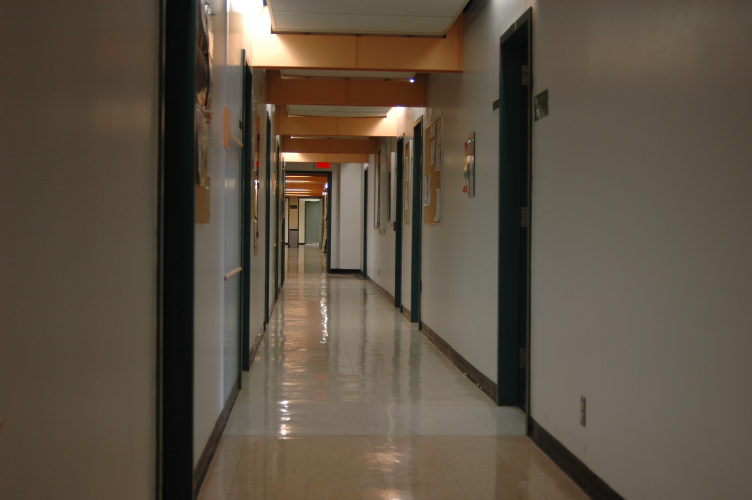
#> input picture hallway_images/hallway1.jpg, 1504 x 1000 px (shown at 1/2 size)
$ jupyter execute --allow-errors homo.ipynb
#> lines starting #> are read from the running program, lines starting #| are printed output that depends on the picture
# Homography
Murphy Tian

I acknowledge that this project work together with Blair Yang

[cell 1]
import cv2
import numpy as np
import matplotlib.pyplot as plt
from mpldatacursor import datacursor

[cell 2]
# read the image
img_1 = cv2.imread('./hallway_images/hallway1.jpg')
#> img_1 is the input picture: shape (1000, 1504, 3); mean B, G, R 66.7, 81.1, 92.2
img_2 = cv2.imread('./hallway_images/hallway2.jpg')
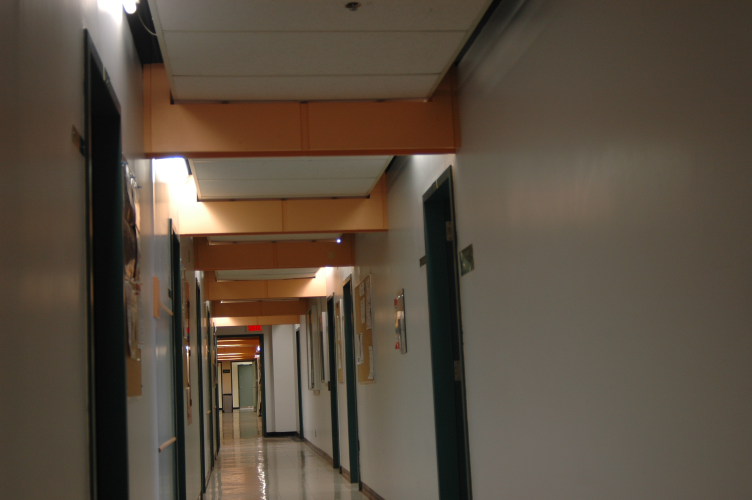
#> input picture hallway_images/hallway2.jpg, 1504 x 1000 px (shown at 1/2 size)
#> img_2 is the input picture: shape (1000, 1504, 3); mean B, G, R 63.3, 77.3, 89.6
img_3 = cv2.imread('./hallway_images/hallway3.jpg')
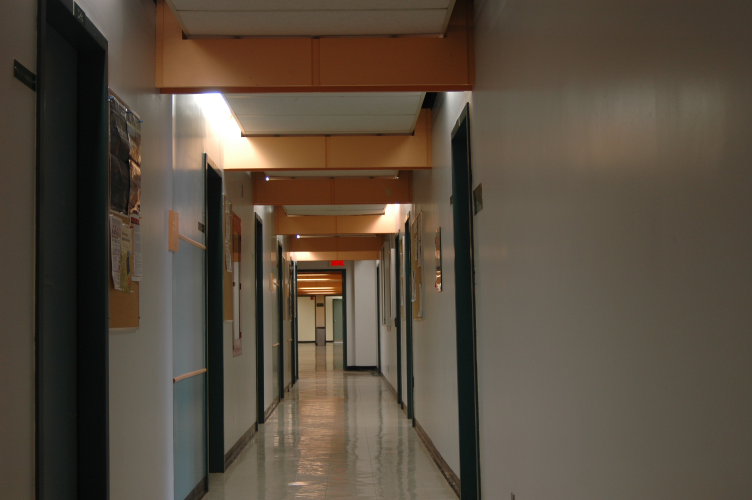
#> input picture hallway_images/hallway3.jpg, 1504 x 1000 px (shown at 1/2 size)
#> img_3 is the input picture: shape (1000, 1504, 3); mean B, G, R 62.5, 76.2, 87.9

# convert images into gray scale
# gray = 0.2989 * R + 0.5870 * G + 0.1140 * B
gray_1 = cv2.cvtColor(img_1, cv2.COLOR_BGR2GRAY)
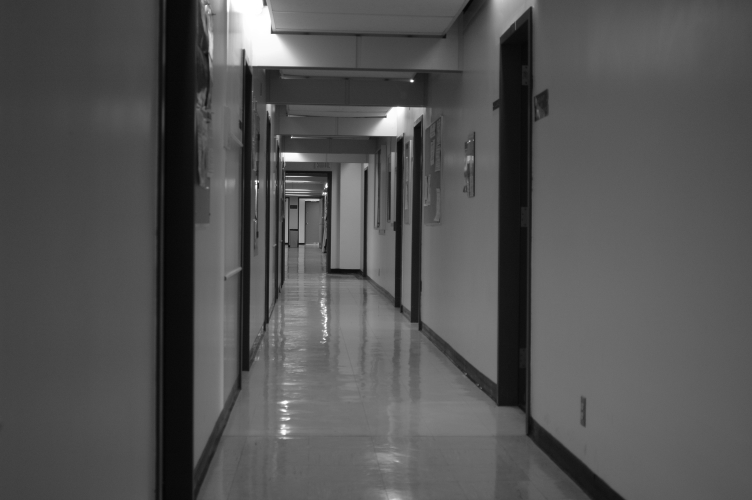
#> gray_1: shape (1000, 1504) (shown at 1/2 size); min 2, max 255, mean 82.8
gray_2 = cv2.cvtColor(img_2, cv2.COLOR_BGR2GRAY)
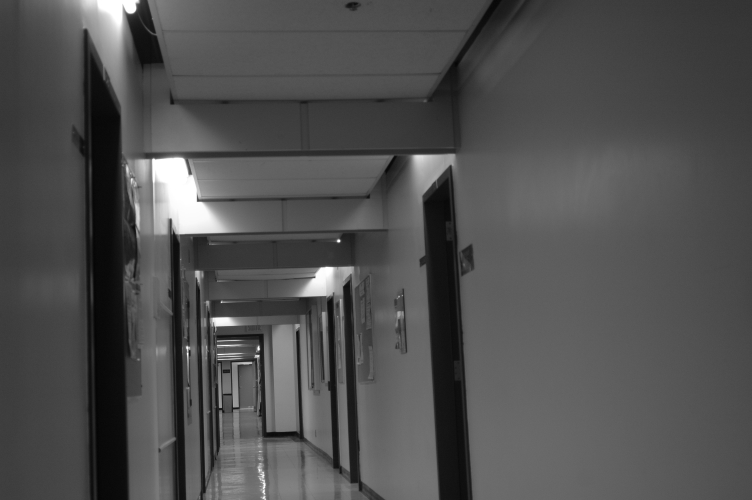
#> gray_2: shape (1000, 1504) (shown at 1/2 size); min 2, max 255, mean 79.4
gray_3 = cv2.cvtColor(img_3, cv2.COLOR_BGR2GRAY)
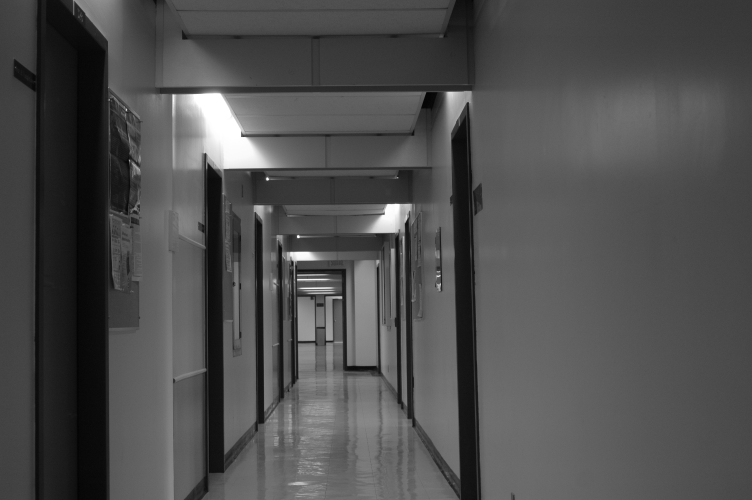
#> gray_3: shape (1000, 1504) (shown at 1/2 size); min 1, max 255, mean 78.1

# plot the gray images
plt.figure(figsize=(15, 15))
plt.subplot(1, 3, 1), plt.imshow(gray_1, cmap = 'gray')
plt.subplot(1, 3, 2), plt.imshow(gray_2, cmap = 'gray')
plt.subplot(1, 3, 3), plt.imshow(gray_3, cmap = 'gray')

### part 1
since my computer does not support data cursor to select points, hence, I directly record the pixel coordinates of points

[cell 3]
# Case A

# take six pairs of points on hallway1.jpg on the right wall
p11 = [263, 951]
p21 = [230, 887]
p31 = [450, 820]
p41 = [179, 1100]
p51 = [17, 1065]
p61 = [333, 737]

p1 = np.array([p11, p21, p31, p41, p51, p61]).transpose((1, 0))

plt.imshow(gray_1, cmap = 'gray')
plt.scatter(p1[1], p1[0], marker='s', s=5, color='blue')
plt.show()
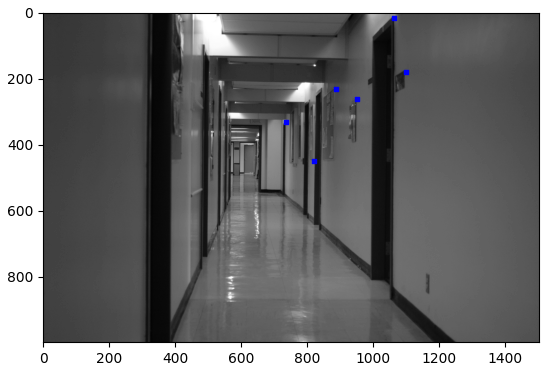
#> figure drawn by matplotlib, 1 panel

[cell 4]
# take six corresponding pairs of points on hallway2.jpg
p12 = [579, 810]
p22 = [542, 745]
p32 = [772, 690]
p42 = [490, 949]
p52 = [336, 906]
p62 = [654, 605]
p2 = np.array([p12, p22, p32, p42, p52, p62]).transpose((1, 0))

plt.imshow(gray_2, cmap = 'gray')
plt.scatter(p2[1], p2[0], marker='s', s=5, color='blue')
plt.show()
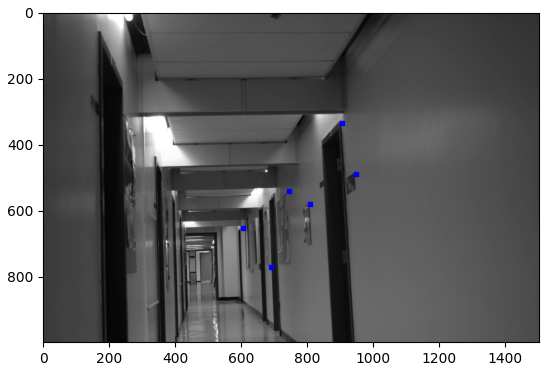
#> figure drawn by matplotlib, 1 panel

[cell 5]
# Case B

# take six corresponding pairs of points on hallway3.jpg
p13 = [443, 887]
p23 = [417, 847]
p33 = [638, 812]
p43 = [360, 965]
p53 = [195, 935]
p63 = [524, 759]
p3 = np.array([p13, p23, p33, p43, p53, p63]).transpose((1, 0))

plt.imshow(gray_3, cmap = 'gray')
plt.scatter(p3[1], p3[0], marker='s', s=5, color='blue')
plt.show()
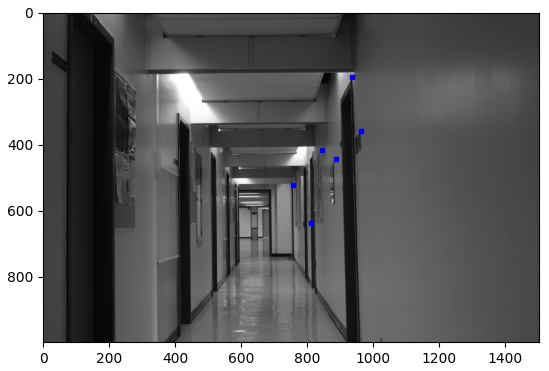
#> figure drawn by matplotlib, 1 panel

[cell 6]
# Case C
# take six pairs of points on the floor of hallway1.jpg
p71 = [811, 995]
p81 = [774, 492]
p91 = [665, 836]
pA1 = [607, 557]
pB1 = [562, 711]
pC1 = [549, 650]
p4 = np.array([p71, p81, p91, pA1, pB1, pC1]).transpose((1, 0))

plt.imshow(gray_1, cmap = 'gray')
plt.scatter(p4[1], p4[0], marker='s', s=5, color='blue')
plt.show()

[cell 7]
# take six corresponding pairs of points on the floor of hallway3.jpg
p73 = [992, 916]
p83 = [978, 418]
p93 = [847, 824]
pA3 = [800, 561]
pB3 = [747, 741]
pC3 = [740, 685]
p5 = np.array([p73, p83, p93, pA3, pB3, pC3]).transpose((1, 0))

plt.imshow(gray_3, cmap = 'gray')
plt.scatter(p5[1], p5[0], marker='s', s=5, color='blue')
plt.show()

### part 2

[cell 8]
def get_homography(pairs=6, p1=None, p2=None):
#> called with pairs = 6, p1 = array of shape (2, 6), p2 = array of shape (2, 6)
    A = np.zeros(shape=(2 * pairs, 9), dtype=float)
    for i in range(pairs):
        # odd rows
        odd =2*i
        A[odd][0], A[odd][1] = p1[0][i], p1[1][i]
        A[odd][2] = 1
        A[odd][6] = - p2[0][i] *  p1[0][i]
        A[odd][7] = -  p2[0][i] * p1[1][i]
        A[odd][8] = -  p2[0][i]

        # even rows
        even = odd + 1
        A[even][3], A[even][4] = p1[0][i], p1[1][i]
        A[even][5] = 1
        A[even][6] = - p2[1][i] *  p1[0][i]
        A[even][7] = -  p2[1][i] * p1[1][i]
        A[even][8] = -  p2[1][i]

    A = np.matmul(A.T, A)
    eig_val, eig_vec = np.linalg.eig(A)
    min_index = np.where(eig_val == np.min(eig_val))[0]
    h = eig_vec[:, min_index]
    mat = h.reshape(3, 3)
    return mat

[cell 9]
# homography H in Case A
H1 = get_homography(6, p1, p2)
H1

[cell 10]
# homography H in Case B
H2 = get_homography(6, p1, p3)
H2

[cell 11]
# homography H in Case C
H3 = get_homography(6, p4, p5)
H3

### part 3

[cell 12]
def get_estimation(H, origin, pairs=6,):
#> called with H = array of shape (3, 3), origin = array of shape (2, 6), pairs = 6
    estimation = []
    for i in range(pairs):
        src = np.array( [origin[0][i], origin[1][i], 1])
        est = np.matmul(H, src)
        est /= est[2]
        estimation.append(est[:2])
    estimation = np.array(estimation).transpose(1,0)
    return estimation

[cell 13]
# estimation point and actual point of Case A
e1 = get_estimation(H1, p1)

plt.figure(figsize=(15, 15))
plt.subplot(1,2,1),plt.imshow(gray_2, cmap='gray'), plt.scatter(p2[1], p2[0], marker='s', s=15, color='red')
plt.subplot(1,2,2), plt.imshow(gray_2, cmap='gray'), plt.scatter(e1[1], e1[0], marker='s', s=15, color='green')
plt.show()
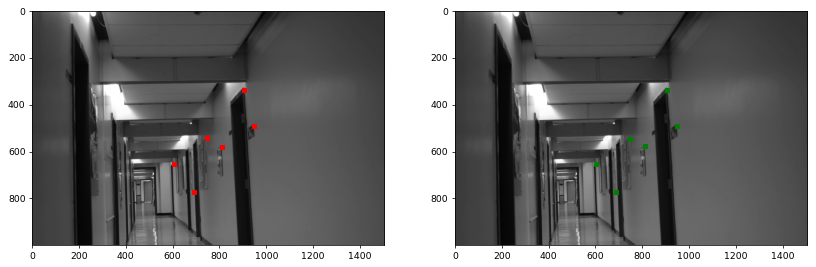
#> figure drawn by matplotlib, 2 panels

[cell 14]
# estimation point and actual point of Case B
e2 = get_estimation(H2, p1)

plt.figure(figsize=(15, 15))
plt.subplot(1,2,1),plt.imshow(gray_3, cmap='gray'), plt.scatter(p3[1], p3[0], marker='s', s=15, color='red')
plt.subplot(1,2,2), plt.imshow(gray_3, cmap='gray'), plt.scatter(e2[1], e2[0], marker='s', s=15, color='green')
plt.show()
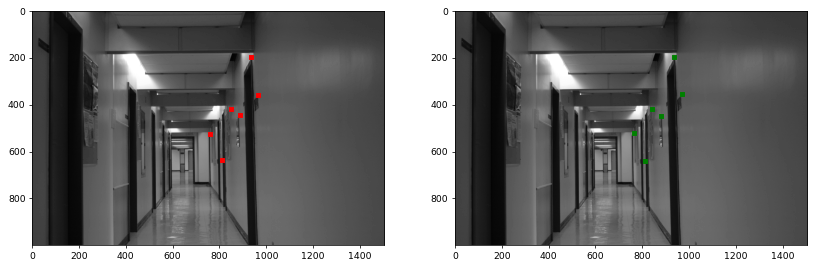
#> figure drawn by matplotlib, 2 panels

[cell 15]
# estimation point and actual point of Case C
e3 = get_estimation(H3, p4)

plt.figure(figsize=(15, 15))
plt.subplot(1,2,1),plt.imshow(gray_3, cmap='gray'), plt.scatter(p5[1], p5[0], marker='s', s=15, color='red')
plt.subplot(1,2,2), plt.imshow(gray_3, cmap='gray'), plt.scatter(e3[1], e3[0], marker='s', s=15, color='green')
plt.show()

### part 4

[cell 16]
def q_4(margin,raw_image, raw_image_bar, matrix):
#> called with margin = 400, matrix = array of shape (3, 3)
    height = raw_image.shape[0] + 2 * margin
#> height = 1800
    width = raw_image.shape[1] + 2 * margin
#> width = 2304
    new_image = np.zeros(shape=(height, width, 3), dtype=int)
    for i in range(new_image.shape[0]):
        for j in range(new_image.shape[1]):
            if new_image.shape[0] - margin > i > margin-1 and new_image.shape[1] - margin > j > margin-1:
                new_image[i][j][0] = raw_image[i-margin][j-margin]

            v = [i-margin-1, j-margin-1]
            vec = np.array([v[0], v[1], 1])
            result = np.dot(matrix, vec)
            result /= result[2]
            pixel = np.round(rslt[:2])
            new_coord = pixel.astype(int)
            x, y = new_coord[0], new_coord[1]
            if 0 <= y < 1504 and 0 <= x < 1000:
                new_image[i][j][1] = raw_image_bar[x][y]
                new_image[i][j][2] = raw_image_bar[x][y]
#> new_image: shape (1800, 2304, 3) int64; every value is 0
#> new_image: shape (2000, 2504, 3) int64; every value is 0
    return new_image
